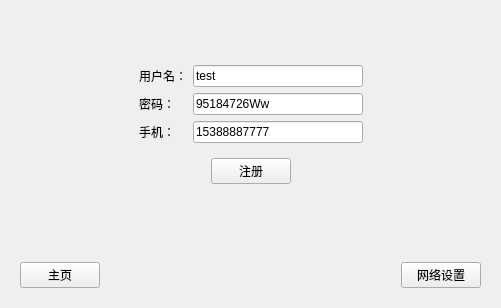
<?xml version="1.0" encoding="UTF-8"?>
<ui version="4.0">
 <class>Login</class>
 <widget class="QDialog" name="Login">
  <property name="geometry">
   <rect>
    <x>0</x>
    <y>0</y>
    <width>501</width>
    <height>308</height>
   </rect>
  </property>
  <property name="windowTitle">
   <string>Dialog</string>
  </property>
  <layout class="QVBoxLayout" name="verticalLayout_2">
   <item>
    <widget class="QStackedWidget" name="stackedWidget">
     <property name="sizePolicy">
      <sizepolicy hsizetype="Preferred" vsizetype="Preferred">
       <horstretch>0</horstretch>
       <verstretch>0</verstretch>
      </sizepolicy>
     </property>
     <property name="currentIndex">
      <number>1</number>
     </property>
     <widget class="QWidget" name="login_page">
      <layout class="QVBoxLayout" name="verticalLayout">
       <item>
        <spacer name="verticalSpacer">
         <property name="orientation">
          <enum>Qt::Vertical</enum>
         </property>
         <property name="sizeHint" stdset="0">
          <size>
           <width>20</width>
           <height>0</height>
          </size>
         </property>
        </spacer>
       </item>
       <item>
        <widget class="QWidget" name="widget_3" native="true">
         <layout class="QHBoxLayout" name="horizontalLayout_2">
          <item>
           <spacer name="horizontalSpacer_3">
            <property name="orientation">
             <enum>Qt::Horizontal</enum>
            </property>
            <property name="sizeHint" stdset="0">
             <size>
              <width>100</width>
              <height>20</height>
             </size>
            </property>
           </spacer>
          </item>
          <item>
           <widget class="QWidget" name="widget" native="true">
            <layout class="QGridLayout" name="gridLayout">
             <item row="2" column="0">
              <widget class="QCheckBox" name="login_save_pwd">
               <property name="text">
                <string>记住密码</string>
               </property>
              </widget>
             </item>
             <item row="1" column="0">
              <widget class="QLabel" name="login_password_lab">
               <property name="text">
                <string>密码：</string>
               </property>
              </widget>
             </item>
             <item row="0" column="1">
              <widget class="QLineEdit" name="login_username_ed"/>
             </item>
             <item row="3" column="0" colspan="2">
              <widget class="QWidget" name="widget_2" native="true">
               <layout class="QHBoxLayout" name="horizontalLayout">
                <item>
                 <spacer name="horizontalSpacer_2">
                  <property name="orientation">
                   <enum>Qt::Horizontal</enum>
                  </property>
                  <property name="sizeHint" stdset="0">
                   <size>
                    <width>63</width>
                    <height>20</height>
                   </size>
                  </property>
                 </spacer>
                </item>
                <item>
                 <widget class="QPushButton" name="login_login_btn">
                  <property name="text">
                   <string>登录</string>
                  </property>
                 </widget>
                </item>
                <item>
                 <spacer name="horizontalSpacer">
                  <property name="orientation">
                   <enum>Qt::Horizontal</enum>
                  </property>
                  <property name="sizeHint" stdset="0">
                   <size>
                    <width>63</width>
                    <height>20</height>
                   </size>
                  </property>
                 </spacer>
                </item>
               </layout>
              </widget>
             </item>
             <item row="1" column="1">
              <widget class="QLineEdit" name="login_password_ed"/>
             </item>
             <item row="0" column="0">
              <widget class="QLabel" name="login_username_lab">
               <property name="text">
                <string>用户名：</string>
               </property>
              </widget>
             </item>
             <item row="2" column="1">
              <widget class="QPushButton" name="login_register_btn">
               <property name="text">
                <string>没有账号？立即注册</string>
               </property>
              </widget>
             </item>
            </layout>
           </widget>
          </item>
          <item>
           <spacer name="horizontalSpacer_4">
            <property name="orientation">
             <enum>Qt::Horizontal</enum>
            </property>
            <property name="sizeHint" stdset="0">
             <size>
              <width>100</width>
              <height>17</height>
             </size>
            </property>
           </spacer>
          </item>
         </layout>
        </widget>
       </item>
       <item>
        <spacer name="verticalSpacer_2">
         <property name="orientation">
          <enum>Qt::Vertical</enum>
         </property>
         <property name="sizeHint" stdset="0">
          <size>
           <width>20</width>
           <height>0</height>
          </size>
         </property>
        </spacer>
       </item>
      </layout>
     </widget>
     <widget class="QWidget" name="register_page">
      <layout class="QVBoxLayout" name="verticalLayout_3">
       <item>
        <spacer name="verticalSpacer_3">
         <property name="orientation">
          <enum>Qt::Vertical</enum>
         </property>
         <property name="sizeHint" stdset="0">
          <size>
           <width>20</width>
           <height>41</height>
          </size>
         </property>
        </spacer>
       </item>
       <item>
        <widget class="QWidget" name="widget_5" native="true">
         <layout class="QHBoxLayout" name="horizontalLayout_6">
          <item>
           <spacer name="horizontalSpacer_10">
            <property name="orientation">
             <enum>Qt::Horizontal</enum>
            </property>
            <property name="sizeHint" stdset="0">
             <size>
              <width>100</width>
              <height>20</height>
             </size>
            </property>
           </spacer>
          </item>
          <item>
           <widget class="QWidget" name="widget_8" native="true">
            <layout class="QGridLayout" name="gridLayout_3">
             <item row="1" column="0">
              <widget class="QLabel" name="register_password_lab">
               <property name="text">
                <string>密码：</string>
               </property>
              </widget>
             </item>
             <item row="2" column="0">
              <widget class="QLabel" name="register_phone_lab">
               <property name="text">
                <string>手机：</string>
               </property>
              </widget>
             </item>
             <item row="0" column="1">
              <widget class="QLineEdit" name="register_username_ed">
               <property name="text">
                <string>test</string>
               </property>
              </widget>
             </item>
             <item row="0" column="0">
              <widget class="QLabel" name="register_username_lab">
               <property name="text">
                <string>用户名：</string>
               </property>
              </widget>
             </item>
             <item row="1" column="1">
              <widget class="QLineEdit" name="register_password_ed">
               <property name="text">
                <string>95184726Ww</string>
               </property>
              </widget>
             </item>
             <item row="3" column="0" colspan="2">
              <widget class="QWidget" name="widget_9" native="true">
               <layout class="QHBoxLayout" name="horizontalLayout_7">
                <item>
                 <spacer name="horizontalSpacer_11">
                  <property name="orientation">
                   <enum>Qt::Horizontal</enum>
                  </property>
                  <property name="sizeHint" stdset="0">
                   <size>
                    <width>63</width>
                    <height>20</height>
                   </size>
                  </property>
                 </spacer>
                </item>
                <item>
                 <widget class="QPushButton" name="register_register_btn">
                  <property name="text">
                   <string>注册</string>
                  </property>
                 </widget>
                </item>
                <item>
                 <spacer name="horizontalSpacer_12">
                  <property name="orientation">
                   <enum>Qt::Horizontal</enum>
                  </property>
                  <property name="sizeHint" stdset="0">
                   <size>
                    <width>63</width>
                    <height>20</height>
                   </size>
                  </property>
                 </spacer>
                </item>
               </layout>
              </widget>
             </item>
             <item row="2" column="1">
              <widget class="QLineEdit" name="register_phone_ed">
               <property name="text">
                <string>15388887777</string>
               </property>
              </widget>
             </item>
            </layout>
           </widget>
          </item>
          <item>
           <spacer name="horizontalSpacer_13">
            <property name="orientation">
             <enum>Qt::Horizontal</enum>
            </property>
            <property name="sizeHint" stdset="0">
             <size>
              <width>100</width>
              <height>17</height>
             </size>
            </property>
           </spacer>
          </item>
         </layout>
        </widget>
       </item>
       <item>
        <spacer name="verticalSpacer_4">
         <property name="orientation">
          <enum>Qt::Vertical</enum>
         </property>
         <property name="sizeHint" stdset="0">
          <size>
           <width>20</width>
           <height>40</height>
          </size>
         </property>
        </spacer>
       </item>
      </layout>
     </widget>
     <widget class="QWidget" name="network_page">
      <layout class="QVBoxLayout" name="verticalLayout_4">
       <item>
        <spacer name="verticalSpacer_5">
         <property name="orientation">
          <enum>Qt::Vertical</enum>
         </property>
         <property name="sizeHint" stdset="0">
          <size>
           <width>20</width>
           <height>14</height>
          </size>
         </property>
        </spacer>
       </item>
       <item>
        <widget class="QWidget" name="widget_10" native="true">
         <layout class="QHBoxLayout" name="horizontalLayout_8">
          <item>
           <spacer name="horizontalSpacer_18">
            <property name="orientation">
             <enum>Qt::Horizontal</enum>
            </property>
            <property name="sizeHint" stdset="0">
             <size>
              <width>100</width>
              <height>17</height>
             </size>
            </property>
           </spacer>
          </item>
          <item>
           <widget class="QWidget" name="widget_11" native="true">
            <layout class="QGridLayout" name="gridLayout_4">
             <item row="0" column="1">
              <widget class="QLineEdit" name="net_ipaddress_ed">
               <property name="text">
                <string/>
               </property>
              </widget>
             </item>
             <item row="1" column="0">
              <widget class="QLabel" name="net_port_lab">
               <property name="text">
                <string>端口号：</string>
               </property>
              </widget>
             </item>
             <item row="2" column="0" colspan="2">
              <widget class="QWidget" name="widget_12" native="true">
               <layout class="QHBoxLayout" name="horizontalLayout_9">
                <item>
                 <spacer name="horizontalSpacer_15">
                  <property name="orientation">
                   <enum>Qt::Horizontal</enum>
                  </property>
                  <property name="sizeHint" stdset="0">
                   <size>
                    <width>63</width>
                    <height>20</height>
                   </size>
                  </property>
                 </spacer>
                </item>
                <item>
                 <widget class="QPushButton" name="net_on_btn">
                  <property name="text">
                   <string>确认</string>
                  </property>
                 </widget>
                </item>
                <item>
                 <spacer name="horizontalSpacer_16">
                  <property name="orientation">
                   <enum>Qt::Horizontal</enum>
                  </property>
                  <property name="sizeHint" stdset="0">
                   <size>
                    <width>63</width>
                    <height>20</height>
                   </size>
                  </property>
                 </spacer>
                </item>
               </layout>
              </widget>
             </item>
             <item row="1" column="1">
              <widget class="QLineEdit" name="net_port_ed"/>
             </item>
             <item row="0" column="0">
              <widget class="QLabel" name="net_ipaddress_lab">
               <property name="text">
                <string>IP地址：</string>
               </property>
              </widget>
             </item>
            </layout>
           </widget>
          </item>
          <item>
           <spacer name="horizontalSpacer_17">
            <property name="orientation">
             <enum>Qt::Horizontal</enum>
            </property>
            <property name="sizeHint" stdset="0">
             <size>
              <width>100</width>
              <height>17</height>
             </size>
            </property>
           </spacer>
          </item>
         </layout>
        </widget>
       </item>
       <item>
        <spacer name="verticalSpacer_6">
         <property name="orientation">
          <enum>Qt::Vertical</enum>
         </property>
         <property name="sizeHint" stdset="0">
          <size>
           <width>20</width>
           <height>15</height>
          </size>
         </property>
        </spacer>
       </item>
      </layout>
     </widget>
    </widget>
   </item>
   <item>
    <widget class="QWidget" name="widget_4" native="true">
     <layout class="QHBoxLayout" name="horizontalLayout_3">
      <item>
       <widget class="QPushButton" name="back_home_btn">
        <property name="text">
         <string>主页</string>
        </property>
        <property name="checkable">
         <bool>false</bool>
        </property>
        <property name="autoDefault">
         <bool>true</bool>
        </property>
       </widget>
      </item>
      <item>
       <spacer name="horizontalSpacer_5">
        <property name="orientation">
         <enum>Qt::Horizontal</enum>
        </property>
        <property name="sizeHint" stdset="0">
         <size>
          <width>254</width>
          <height>20</height>
         </size>
        </property>
       </spacer>
      </item>
      <item>
       <widget class="QPushButton" name="show_network_btn">
        <property name="text">
         <string>网络设置</string>
        </property>
       </widget>
      </item>
     </layout>
    </widget>
   </item>
  </layout>
 </widget>
 <resources/>
 <connections/>
</ui>
